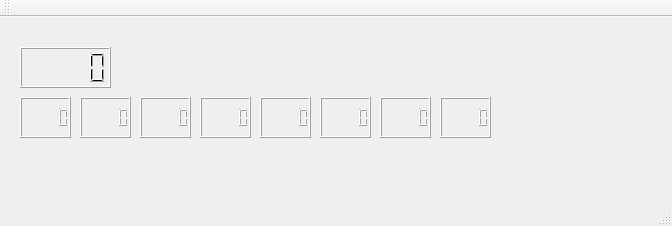
<?xml version="1.0" encoding="UTF-8"?>
<ui version="4.0">
 <class>MainWindow</class>
 <widget class="QMainWindow" name="MainWindow">
  <property name="geometry">
   <rect>
    <x>0</x>
    <y>0</y>
    <width>672</width>
    <height>226</height>
   </rect>
  </property>
  <property name="windowTitle">
   <string>cepSCloud SDK Example: Minimal</string>
  </property>
  <widget class="QWidget" name="centralWidget">
   <widget class="QLCDNumber" name="lcdNumber">
    <property name="geometry">
     <rect>
      <x>20</x>
      <y>30</y>
      <width>91</width>
      <height>41</height>
     </rect>
    </property>
   </widget>
   <widget class="QLCDNumber" name="lcdNumber_2">
    <property name="geometry">
     <rect>
      <x>20</x>
      <y>80</y>
      <width>51</width>
      <height>41</height>
     </rect>
    </property>
   </widget>
   <widget class="QLCDNumber" name="lcdNumber_3">
    <property name="geometry">
     <rect>
      <x>80</x>
      <y>80</y>
      <width>51</width>
      <height>41</height>
     </rect>
    </property>
   </widget>
   <widget class="QLCDNumber" name="lcdNumber_4">
    <property name="geometry">
     <rect>
      <x>140</x>
      <y>80</y>
      <width>51</width>
      <height>41</height>
     </rect>
    </property>
   </widget>
   <widget class="QLCDNumber" name="lcdNumber_5">
    <property name="geometry">
     <rect>
      <x>200</x>
      <y>80</y>
      <width>51</width>
      <height>41</height>
     </rect>
    </property>
   </widget>
   <widget class="QLCDNumber" name="lcdNumber_6">
    <property name="geometry">
     <rect>
      <x>260</x>
      <y>80</y>
      <width>51</width>
      <height>41</height>
     </rect>
    </property>
   </widget>
   <widget class="QLCDNumber" name="lcdNumber_7">
    <property name="geometry">
     <rect>
      <x>320</x>
      <y>80</y>
      <width>51</width>
      <height>41</height>
     </rect>
    </property>
   </widget>
   <widget class="QLCDNumber" name="lcdNumber_8">
    <property name="geometry">
     <rect>
      <x>380</x>
      <y>80</y>
      <width>51</width>
      <height>41</height>
     </rect>
    </property>
   </widget>
   <widget class="QLCDNumber" name="lcdNumber_9">
    <property name="geometry">
     <rect>
      <x>440</x>
      <y>80</y>
      <width>51</width>
      <height>41</height>
     </rect>
    </property>
   </widget>
  </widget>
  <widget class="QMenuBar" name="menuBar">
   <property name="geometry">
    <rect>
     <x>0</x>
     <y>0</y>
     <width>672</width>
     <height>26</height>
    </rect>
   </property>
  </widget>
  <widget class="QToolBar" name="mainToolBar">
   <attribute name="toolBarArea">
    <enum>TopToolBarArea</enum>
   </attribute>
   <attribute name="toolBarBreak">
    <bool>false</bool>
   </attribute>
  </widget>
  <widget class="QStatusBar" name="statusBar"/>
 </widget>
 <layoutdefault spacing="6" margin="11"/>
 <resources/>
 <connections/>
</ui>
